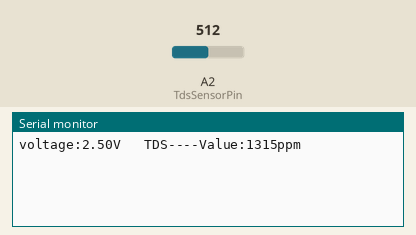
Bench run of a sketch on a simulated Arduino Uno, built with avr-gcc and run on an emulated ATmega328P. Parts: the last lines printed to the serial monitor. Inputs (shaded band) come from the test bench; at power-on: A2 (TdsSensorPin) = 512.

Above: at 1.2 s.
1.3 s: A2 (TdsSensorPin) set to 716
At 2.1 s:
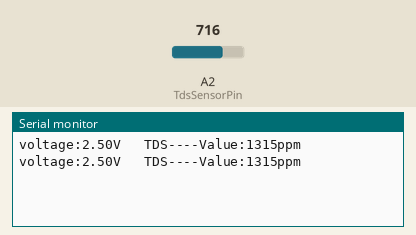
2.8 s: A2 (TdsSensorPin) set to 810
At 3.9 s:
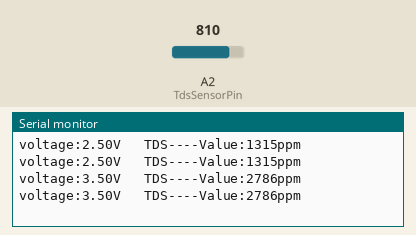
Timing chart, 0 to 5.8 s (numbered marks = the images above; inputs shaded):
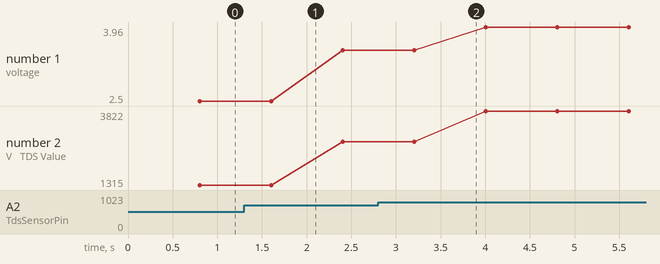

Measured:
- plotted number 1: 2.5 → 3.5 after the input at 1.3 s, 3.5 → 3.96 after the input at 2.8 s
- plotted number 2: 1315 → 2786 after the input at 1.3 s, 2786 → 3822 after the input at 2.8 s

The sketch:

TDS.ino
```cpp
#define TdsSensorPin A2
#define VREF 5.0      // analog reference voltage(Volt) of the ADC
#define SCOUNT  30           // sum of sample point
int analogBuffer[SCOUNT];    // store the analog value in the array, read from ADC
int analogBufferTemp[SCOUNT];
int analogBufferIndex = 0, copyIndex = 0;
float averageVoltage = 0, tdsValue = 0, temperature = 25;

void setup()
{
  Serial.begin(115200);
  pinMode(TdsSensorPin, INPUT);
}

void loop()
{
  static unsigned long analogSampleTimepoint = millis();
  if (millis() - analogSampleTimepoint > 40U)  //every 40 milliseconds,read the analog value from the ADC
  {
    analogSampleTimepoint = millis();
    analogBuffer[analogBufferIndex] = analogRead(TdsSensorPin);    //read the analog value and store into the buffer
    analogBufferIndex++;
    if (analogBufferIndex == SCOUNT)
      analogBufferIndex = 0;
  }
  static unsigned long printTimepoint = millis();
  if (millis() - printTimepoint > 800U)
  {
    printTimepoint = millis();
    for (copyIndex = 0; copyIndex < SCOUNT; copyIndex++)
      analogBufferTemp[copyIndex] = analogBuffer[copyIndex];
    averageVoltage = getMedianNum(analogBufferTemp, SCOUNT) * (float)VREF / 1024.0; // read the analog value more stable by the median filtering algorithm, and convert to voltage value
    float compensationCoefficient = 1.0 + 0.02 * (temperature - 25.0); //temperature compensation formula: fFinalResult(25^C) = fFinalResult(current)/(1.0+0.02*(fTP-25.0));
    float compensationVolatge = averageVoltage / compensationCoefficient; //temperature compensation
    tdsValue = (133.42 * compensationVolatge * compensationVolatge * compensationVolatge - 255.86 * compensationVolatge * compensationVolatge + 857.39 * compensationVolatge) * 0.5; //convert voltage value to tds value
    Serial.print("voltage:");
    Serial.print(averageVoltage,2);
    Serial.print("V   ");
    Serial.print("TDS----Value:");
    Serial.print(tdsValue, 0);
    Serial.println("ppm");
  }
}
int getMedianNum(int bArray[], int iFilterLen)
{
  int bTab[iFilterLen];
  for (byte i = 0; i < iFilterLen; i++)
    bTab[i] = bArray[i];
  int i, j, bTemp;
  for (j = 0; j < iFilterLen - 1; j++)
  {
    for (i = 0; i < iFilterLen - j - 1; i++)
    {
      if (bTab[i] > bTab[i + 1])
      {
        bTemp = bTab[i];
        bTab[i] = bTab[i + 1];
        bTab[i + 1] = bTemp;
      }
    }
  }
  if ((iFilterLen & 1) > 0)
    bTemp = bTab[(iFilterLen - 1) / 2];
  else
    bTemp = (bTab[iFilterLen / 2] + bTab[iFilterLen / 2 - 1]) / 2;
  return bTemp;
}
```
